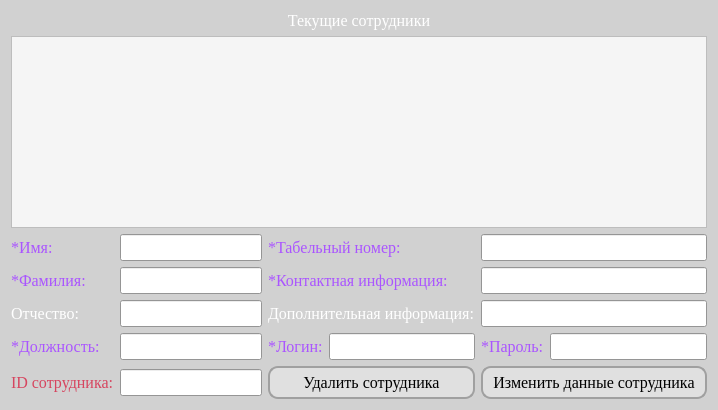
      <widget class="QWidget" name="remove_change_emp">
       <property name="palette">
        <palette>
         <active>
          <colorrole role="WindowText">
           <brush brushstyle="SolidPattern">
            <color alpha="255">
             <red>0</red>
             <green>0</green>
             <blue>0</blue>
            </color>
           </brush>
          </colorrole>
          <colorrole role="Button">
           <brush brushstyle="SolidPattern">
            <color alpha="255">
             <red>209</red>
             <green>209</green>
             <blue>209</blue>
            </color>
           </brush>
          </colorrole>
          <colorrole role="Light">
           <brush brushstyle="SolidPattern">
            <color alpha="255">
             <red>255</red>
             <green>255</green>
             <blue>255</blue>
            </color>
           </brush>
          </colorrole>
          <colorrole role="Midlight">
           <brush brushstyle="SolidPattern">
            <color alpha="255">
             <red>232</red>
             <green>232</green>
             <blue>232</blue>
            </color>
           </brush>
          </colorrole>
          <colorrole role="Dark">
           <brush brushstyle="SolidPattern">
            <color alpha="255">
             <red>104</red>
             <green>104</green>
             <blue>104</blue>
            </color>
           </brush>
          </colorrole>
          <colorrole role="Mid">
           <brush brushstyle="SolidPattern">
            <color alpha="255">
             <red>139</red>
             <green>139</green>
             <blue>139</blue>
            </color>
           </brush>
          </colorrole>
          <colorrole role="Text">
           <brush brushstyle="SolidPattern">
            <color alpha="255">
             <red>0</red>
             <green>0</green>
             <blue>0</blue>
            </color>
           </brush>
          </colorrole>
          <colorrole role="BrightText">
           <brush brushstyle="SolidPattern">
            <color alpha="255">
             <red>255</red>
             <green>255</green>
             <blue>255</blue>
            </color>
           </brush>
          </colorrole>
          <colorrole role="ButtonText">
           <brush brushstyle="SolidPattern">
            <color alpha="255">
             <red>0</red>
             <green>0</green>
             <blue>0</blue>
            </color>
           </brush>
          </colorrole>
          <colorrole role="Base">
           <brush brushstyle="SolidPattern">
            <color alpha="255">
             <red>255</red>
             <green>255</green>
             <blue>255</blue>
            </color>
           </brush>
          </colorrole>
          <colorrole role="Window">
           <brush brushstyle="SolidPattern">
            <color alpha="255">
             <red>209</red>
             <green>209</green>
             <blue>209</blue>
            </color>
           </brush>
          </colorrole>
          <colorrole role="Shadow">
           <brush brushstyle="SolidPattern">
            <color alpha="255">
             <red>0</red>
             <green>0</green>
             <blue>0</blue>
            </color>
           </brush>
          </colorrole>
          <colorrole role="AlternateBase">
           <brush brushstyle="SolidPattern">
            <color alpha="255">
             <red>232</red>
             <green>232</green>
             <blue>232</blue>
            </color>
           </brush>
          </colorrole>
          <colorrole role="ToolTipBase">
           <brush brushstyle="SolidPattern">
            <color alpha="255">
             <red>255</red>
             <green>255</green>
             <blue>220</blue>
            </color>
           </brush>
          </colorrole>
          <colorrole role="ToolTipText">
           <brush brushstyle="SolidPattern">
            <color alpha="255">
             <red>0</red>
             <green>0</green>
             <blue>0</blue>
            </color>
           </brush>
          </colorrole>
          <colorrole role="PlaceholderText">
           <brush brushstyle="SolidPattern">
            <color alpha="127">
             <red>0</red>
             <green>0</green>
             <blue>0</blue>
            </color>
           </brush>
          </colorrole>
          <colorrole role="Accent">
           <brush brushstyle="SolidPattern">
            <color alpha="255">
             <red>255</red>
             <green>255</green>
             <blue>255</blue>
            </color>
           </brush>
          </colorrole>
         </active>
         <inactive>
          <colorrole role="WindowText">
           <brush brushstyle="SolidPattern">
            <color alpha="255">
             <red>0</red>
             <green>0</green>
             <blue>0</blue>
            </color>
           </brush>
          </colorrole>
          <colorrole role="Button">
           <brush brushstyle="SolidPattern">
            <color alpha="255">
             <red>209</red>
             <green>209</green>
             <blue>209</blue>
            </color>
           </brush>
          </colorrole>
          <colorrole role="Light">
           <brush brushstyle="SolidPattern">
            <color alpha="255">
             <red>255</red>
             <green>255</green>
             <blue>255</blue>
            </color>
           </brush>
          </colorrole>
          <colorrole role="Midlight">
           <brush brushstyle="SolidPattern">
            <color alpha="255">
             <red>232</red>
             <green>232</green>
             <blue>232</blue>
            </color>
           </brush>
          </colorrole>
          <colorrole role="Dark">
           <brush brushstyle="SolidPattern">
            <color alpha="255">
             <red>104</red>
             <green>104</green>
             <blue>104</blue>
            </color>
           </brush>
          </colorrole>
          <colorrole role="Mid">
           <brush brushstyle="SolidPattern">
            <color alpha="255">
             <red>139</red>
             <green>139</green>
             <blue>139</blue>
            </color>
           </brush>
          </colorrole>
          <colorrole role="Text">
           <brush brushstyle="SolidPattern">
            <color alpha="255">
             <red>0</red>
             <green>0</green>
             <blue>0</blue>
            </color>
           </brush>
          </colorrole>
          <colorrole role="BrightText">
           <brush brushstyle="SolidPattern">
            <color alpha="255">
             <red>255</red>
             <green>255</green>
             <blue>255</blue>
            </color>
           </brush>
          </colorrole>
          <colorrole role="ButtonText">
           <brush brushstyle="SolidPattern">
            <color alpha="255">
             <red>0</red>
             <green>0</green>
             <blue>0</blue>
            </color>
           </brush>
          </colorrole>
          <colorrole role="Base">
           <brush brushstyle="SolidPattern">
            <color alpha="255">
             <red>255</red>
             <green>255</green>
             <blue>255</blue>
            </color>
           </brush>
          </colorrole>
          <colorrole role="Window">
           <brush brushstyle="SolidPattern">
            <color alpha="255">
             <red>209</red>
             <green>209</green>
             <blue>209</blue>
            </color>
           </brush>
          </colorrole>
          <colorrole role="Shadow">
           <brush brushstyle="SolidPattern">
            <color alpha="255">
             <red>0</red>
             <green>0</green>
             <blue>0</blue>
            </color>
           </brush>
          </colorrole>
          <colorrole role="AlternateBase">
           <brush brushstyle="SolidPattern">
            <color alpha="255">
             <red>232</red>
             <green>232</green>
             <blue>232</blue>
            </color>
           </brush>
          </colorrole>
          <colorrole role="ToolTipBase">
           <brush brushstyle="SolidPattern">
            <color alpha="255">
             <red>255</red>
             <green>255</green>
             <blue>220</blue>
            </color>
           </brush>
          </colorrole>
          <colorrole role="ToolTipText">
           <brush brushstyle="SolidPattern">
            <color alpha="255">
             <red>0</red>
             <green>0</green>
             <blue>0</blue>
            </color>
           </brush>
          </colorrole>
          <colorrole role="PlaceholderText">
           <brush brushstyle="SolidPattern">
            <color alpha="127">
             <red>0</red>
             <green>0</green>
             <blue>0</blue>
            </color>
           </brush>
          </colorrole>
          <colorrole role="Accent">
           <brush brushstyle="SolidPattern">
            <color alpha="255">
             <red>255</red>
             <green>255</green>
             <blue>255</blue>
            </color>
           </brush>
          </colorrole>
         </inactive>
         <disabled>
          <colorrole role="WindowText">
           <brush brushstyle="SolidPattern">
            <color alpha="255">
             <red>104</red>
             <green>104</green>
             <blue>104</blue>
            </color>
           </brush>
          </colorrole>
          <colorrole role="Button">
           <brush brushstyle="SolidPattern">
            <color alpha="255">
             <red>209</red>
             <green>209</green>
             <blue>209</blue>
            </color>
           </brush>
          </colorrole>
          <colorrole role="Light">
           <brush brushstyle="SolidPattern">
            <color alpha="255">
             <red>255</red>
             <green>255</green>
             <blue>255</blue>
            </color>
           </brush>
          </colorrole>
          <colorrole role="Midlight">
           <brush brushstyle="SolidPattern">
            <color alpha="255">
             <red>232</red>
             <green>232</green>
             <blue>232</blue>
            </color>
           </brush>
          </colorrole>
          <colorrole role="Dark">
           <brush brushstyle="SolidPattern">
            <color alpha="255">
             <red>104</red>
             <green>104</green>
             <blue>104</blue>
            </color>
           </brush>
          </colorrole>
          <colorrole role="Mid">
           <brush brushstyle="SolidPattern">
            <color alpha="255">
             <red>139</red>
             <green>139</green>
             <blue>139</blue>
            </color>
           </brush>
          </colorrole>
          <colorrole role="Text">
           <brush brushstyle="SolidPattern">
            <color alpha="255">
             <red>104</red>
             <green>104</green>
             <blue>104</blue>
            </color>
           </brush>
          </colorrole>
          <colorrole role="BrightText">
           <brush brushstyle="SolidPattern">
            <color alpha="255">
             <red>255</red>
             <green>255</green>
             <blue>255</blue>
            </color>
           </brush>
          </colorrole>
          <colorrole role="ButtonText">
           <brush brushstyle="SolidPattern">
            <color alpha="255">
             <red>104</red>
             <green>104</green>
             <blue>104</blue>
            </color>
           </brush>
          </colorrole>
          <colorrole role="Base">
           <brush brushstyle="SolidPattern">
            <color alpha="255">
             <red>209</red>
             <green>209</green>
             <blue>209</blue>
            </color>
           </brush>
          </colorrole>
          <colorrole role="Window">
           <brush brushstyle="SolidPattern">
            <color alpha="255">
             <red>209</red>
             <green>209</green>
             <blue>209</blue>
            </color>
           </brush>
          </colorrole>
          <colorrole role="Shadow">
           <brush brushstyle="SolidPattern">
            <color alpha="255">
             <red>0</red>
             <green>0</green>
             <blue>0</blue>
            </color>
           </brush>
          </colorrole>
          <colorrole role="AlternateBase">
           <brush brushstyle="SolidPattern">
            <color alpha="255">
             <red>209</red>
             <green>209</green>
             <blue>209</blue>
            </color>
           </brush>
          </colorrole>
          <colorrole role="ToolTipBase">
           <brush brushstyle="SolidPattern">
            <color alpha="255">
             <red>255</red>
             <green>255</green>
             <blue>220</blue>
            </color>
           </brush>
          </colorrole>
          <colorrole role="ToolTipText">
           <brush brushstyle="SolidPattern">
            <color alpha="255">
             <red>0</red>
             <green>0</green>
             <blue>0</blue>
            </color>
           </brush>
          </colorrole>
          <colorrole role="PlaceholderText">
           <brush brushstyle="SolidPattern">
            <color alpha="127">
             <red>104</red>
             <green>104</green>
             <blue>104</blue>
            </color>
           </brush>
          </colorrole>
          <colorrole role="Accent">
           <brush brushstyle="SolidPattern">
            <color alpha="255">
             <red>255</red>
             <green>255</green>
             <blue>255</blue>
            </color>
           </brush>
          </colorrole>
         </disabled>
        </palette>
       </property>
       <layout class="QGridLayout" name="gridLayout_16">
        <item row="2" column="0">
         <layout class="QGridLayout" name="gridLayout_4">
          <property name="sizeConstraint">
           <enum>QLayout::SetFixedSize</enum>
          </property>
          <item row="0" column="0">
           <widget class="QLabel" name="label_FristName_rem_ch">
            <property name="font">
             <font>
              <family>Times New Roman</family>
              <pointsize>12</pointsize>
             </font>
            </property>
            <property name="styleSheet">
             <string notr="true">color: rgb(170, 85, 255)
</string>
            </property>
            <property name="text">
             <string>*Имя:</string>
            </property>
           </widget>
          </item>
          <item row="0" column="1">
           <widget class="QLineEdit" name="lineEdit_FirstName_rem_ch">
            <property name="font">
             <font>
              <family>Times New Roman</family>
              <pointsize>12</pointsize>
             </font>
            </property>
            <property name="styleSheet">
             <string notr="true"/>
            </property>
           </widget>
          </item>
          <item row="0" column="2" colspan="2">
           <widget class="QLabel" name="label_PersonnelNumber_rem_ch">
            <property name="font">
             <font>
              <family>Times New Roman</family>
              <pointsize>12</pointsize>
             </font>
            </property>
            <property name="styleSheet">
             <string notr="true">color: rgb(170, 85, 255)</string>
            </property>
            <property name="text">
             <string>*Табельный номер:</string>
            </property>
           </widget>
          </item>
          <item row="0" column="4" colspan="2">
           <widget class="QLineEdit" name="lineEdit_PersonnelNumber_rem_ch">
            <property name="font">
             <font>
              <family>Times New Roman</family>
              <pointsize>12</pointsize>
             </font>
            </property>
           </widget>
          </item>
          <item row="1" column="0">
           <widget class="QLabel" name="label_LastName_rem_ch">
            <property name="font">
             <font>
              <family>Times New Roman</family>
              <pointsize>12</pointsize>
             </font>
            </property>
            <property name="styleSheet">
             <string notr="true">color: rgb(170, 85, 255)</string>
            </property>
            <property name="text">
             <string>*Фамилия:</string>
            </property>
           </widget>
          </item>
          <item row="1" column="1">
           <widget class="QLineEdit" name="lineEdit_LastName_rem_ch">
            <property name="font">
             <font>
              <family>Times New Roman</family>
              <pointsize>12</pointsize>
             </font>
            </property>
           </widget>
          </item>
          <item row="1" column="2" colspan="2">
           <widget class="QLabel" name="label_ContactInformation_rem_ch">
            <property name="font">
             <font>
              <family>Times New Roman</family>
              <pointsize>12</pointsize>
             </font>
            </property>
            <property name="styleSheet">
             <string notr="true">color: rgb(170, 85, 255)</string>
            </property>
            <property name="text">
             <string>*Контактная информация:</string>
            </property>
           </widget>
          </item>
          <item row="1" column="4" colspan="2">
           <widget class="QLineEdit" name="lineEdit_ContactInformation_rem_ch">
            <property name="font">
             <font>
              <family>Times New Roman</family>
              <pointsize>12</pointsize>
             </font>
            </property>
           </widget>
          </item>
          <item row="2" column="0">
           <widget class="QLabel" name="label_MiddleName_rem_ch">
            <property name="font">
             <font>
              <family>Times New Roman</family>
              <pointsize>12</pointsize>
             </font>
            </property>
            <property name="styleSheet">
             <string notr="true">color: rgb(255, 255, 255)</string>
            </property>
            <property name="text">
             <string>Отчество:</string>
            </property>
           </widget>
          </item>
          <item row="2" column="1">
           <widget class="QLineEdit" name="lineEdit_MiddleName_rem_ch">
            <property name="font">
             <font>
              <family>Times New Roman</family>
              <pointsize>12</pointsize>
             </font>
            </property>
           </widget>
          </item>
          <item row="2" column="2" colspan="2">
           <widget class="QLabel" name="label_AdditionalInfo_rem_ch">
            <property name="font">
             <font>
              <family>Times New Roman</family>
              <pointsize>12</pointsize>
             </font>
            </property>
            <property name="styleSheet">
             <string notr="true">color: rgb(255, 255, 255)</string>
            </property>
            <property name="text">
             <string>Дополнительная информация:</string>
            </property>
           </widget>
          </item>
          <item row="2" column="4" colspan="2">
           <widget class="QLineEdit" name="lineEdit_AdditionalInfo_rem_ch">
            <property name="font">
             <font>
              <family>Times New Roman</family>
              <pointsize>12</pointsize>
             </font>
            </property>
           </widget>
          </item>
          <item row="3" column="0">
           <widget class="QLabel" name="label_JobTitle_rem_ch">
            <property name="font">
             <font>
              <family>Times New Roman</family>
              <pointsize>12</pointsize>
             </font>
            </property>
            <property name="styleSheet">
             <string notr="true">color: rgb(170, 85, 255)</string>
            </property>
            <property name="text">
             <string>*Должность:</string>
            </property>
           </widget>
          </item>
          <item row="3" column="1">
           <widget class="QLineEdit" name="lineEdit_JobTitle_rem_ch">
            <property name="font">
             <font>
              <family>Times New Roman</family>
              <pointsize>12</pointsize>
             </font>
            </property>
           </widget>
          </item>
          <item row="3" column="2">
           <widget class="QLabel" name="label_login_rem_ch">
            <property name="font">
             <font>
              <family>Times New Roman</family>
              <pointsize>12</pointsize>
             </font>
            </property>
            <property name="styleSheet">
             <string notr="true">color: rgb(170, 85, 255)</string>
            </property>
            <property name="text">
             <string>*Логин:</string>
            </property>
           </widget>
          </item>
          <item row="3" column="3">
           <widget class="QLineEdit" name="lineEdit_login_rem_ch">
            <property name="font">
             <font>
              <family>Times New Roman</family>
              <pointsize>12</pointsize>
             </font>
            </property>
           </widget>
          </item>
          <item row="3" column="4">
           <widget class="QLabel" name="label_pswd_rem_ch">
            <property name="font">
             <font>
              <family>Times New Roman</family>
              <pointsize>12</pointsize>
             </font>
            </property>
            <property name="styleSheet">
             <string notr="true">color: rgb(170, 85, 255)</string>
            </property>
            <property name="text">
             <string>*Пароль:</string>
            </property>
           </widget>
          </item>
          <item row="3" column="5">
           <widget class="QLineEdit" name="lineEdit_pswd_rem_ch">
            <property name="font">
             <font>
              <family>Times New Roman</family>
              <pointsize>12</pointsize>
             </font>
            </property>
           </widget>
          </item>
          <item row="4" column="0">
           <widget class="QLabel" name="label_EmployeeID">
            <property name="font">
             <font>
              <family>Times New Roman</family>
              <pointsize>12</pointsize>
             </font>
            </property>
            <property name="styleSheet">
             <string notr="true">color: rgb(214, 69, 95)</string>
            </property>
            <property name="text">
             <string>ID сотрудника:</string>
            </property>
           </widget>
          </item>
          <item row="4" column="2" colspan="2">
           <widget class="QPushButton" name="pushButton_removeEmployee">
            <property name="font">
             <font>
              <family>Times New Roman</family>
              <pointsize>12</pointsize>
             </font>
            </property>
            <property name="cursor">
             <cursorShape>PointingHandCursor</cursorShape>
            </property>
            <property name="styleSheet">
             <string notr="true">QPushButton {
    background-color: #E0E0E0;
    border-radius: 10px;
    border: 2px solid #A0A0A0;
    padding: 5px 10px;
}

QPushButton:hover {
    background-color: #CCCCCC;
}
</string>
            </property>
            <property name="text">
             <string>Удалить сотрудника</string>
            </property>
           </widget>
          </item>
          <item row="4" column="4" colspan="2">
           <widget class="QPushButton" name="pushButton_changeEmployee">
            <property name="font">
             <font>
              <family>Times New Roman</family>
              <pointsize>12</pointsize>
             </font>
            </property>
            <property name="cursor">
             <cursorShape>PointingHandCursor</cursorShape>
            </property>
            <property name="styleSheet">
             <string notr="true">QPushButton {
    background-color: #E0E0E0;
    border-radius: 10px;
    border: 2px solid #A0A0A0;
    padding: 5px 10px;
}

QPushButton:hover {
    background-color: #CCCCCC;
}
</string>
            </property>
            <property name="text">
             <string>Изменить данные сотрудника</string>
            </property>
           </widget>
          </item>
          <item row="4" column="1">
           <widget class="QLineEdit" name="lineEdit_EmployeeID">
            <property name="font">
             <font>
              <family>Times New Roman</family>
              <pointsize>12</pointsize>
             </font>
            </property>
           </widget>
          </item>
         </layout>
        </item>
        <item row="1" column="0">
         <widget class="QTableView" name="tableView_UsersTable_rem_ch">
          <property name="styleSheet">
           <string notr="true">QTableView {
    background-color: #f5f5f5; /* Цвет фона */
    color: #333; /* Цвет текста */
    gridline-color: #ccc; /* Цвет линий сетки */
}

QTableView::item:selected {
    background-color: #a0d9ff; /* Цвет фона для выбранной ячейки */
    color: #333; /* Цвет текста для выбранной ячейки */
}

QHeaderView::section {
    background-color: #4c7c99; /* Цвет фона заголовков столбцов */
    color: white; /* Цвет текста заголовков столбцов */
    padding: 4px; /* Отступы внутри заголовков столбцов */
    border: 1px solid #2e5066; /* Граница вокруг заголовков столбцов */
}

QTableView::horizontalHeader {
    background-color: #4c7c99; /* Цвет фона горизонтального заголовка */
    color: white; /* Цвет текста горизонтального заголовка */
}

QTableView::verticalHeader {
    background-color: #4c7c99; /* Цвет фона вертикального заголовка */
    color: white; /* Цвет текста вертикального заголовка */
}
</string>
          </property>
          <property name="frameShape">
           <enum>QFrame::StyledPanel</enum>
          </property>
          <property name="frameShadow">
           <enum>QFrame::Raised</enum>
          </property>
          <property name="editTriggers">
           <set>QAbstractItemView::NoEditTriggers</set>
          </property>
          <property name="alternatingRowColors">
           <bool>false</bool>
          </property>
          <property name="textElideMode">
           <enum>Qt::ElideMiddle</enum>
          </property>
          <property name="gridStyle">
           <enum>Qt::SolidLine</enum>
          </property>
          <property name="sortingEnabled">
           <bool>true</bool>
          </property>
         </widget>
        </item>
        <item row="0" column="0">
         <widget class="QLabel" name="label_43">
          <property name="font">
           <font>
            <family>Times New Roman</family>
            <pointsize>12</pointsize>
           </font>
          </property>
          <property name="styleSheet">
           <string notr="true">color: rgb(255, 255, 255)</string>
          </property>
          <property name="text">
           <string>Текущие сотрудники</string>
          </property>
          <property name="alignment">
           <set>Qt::AlignCenter</set>
          </property>
         </widget>
        </item>
       </layout>
      </widget>
